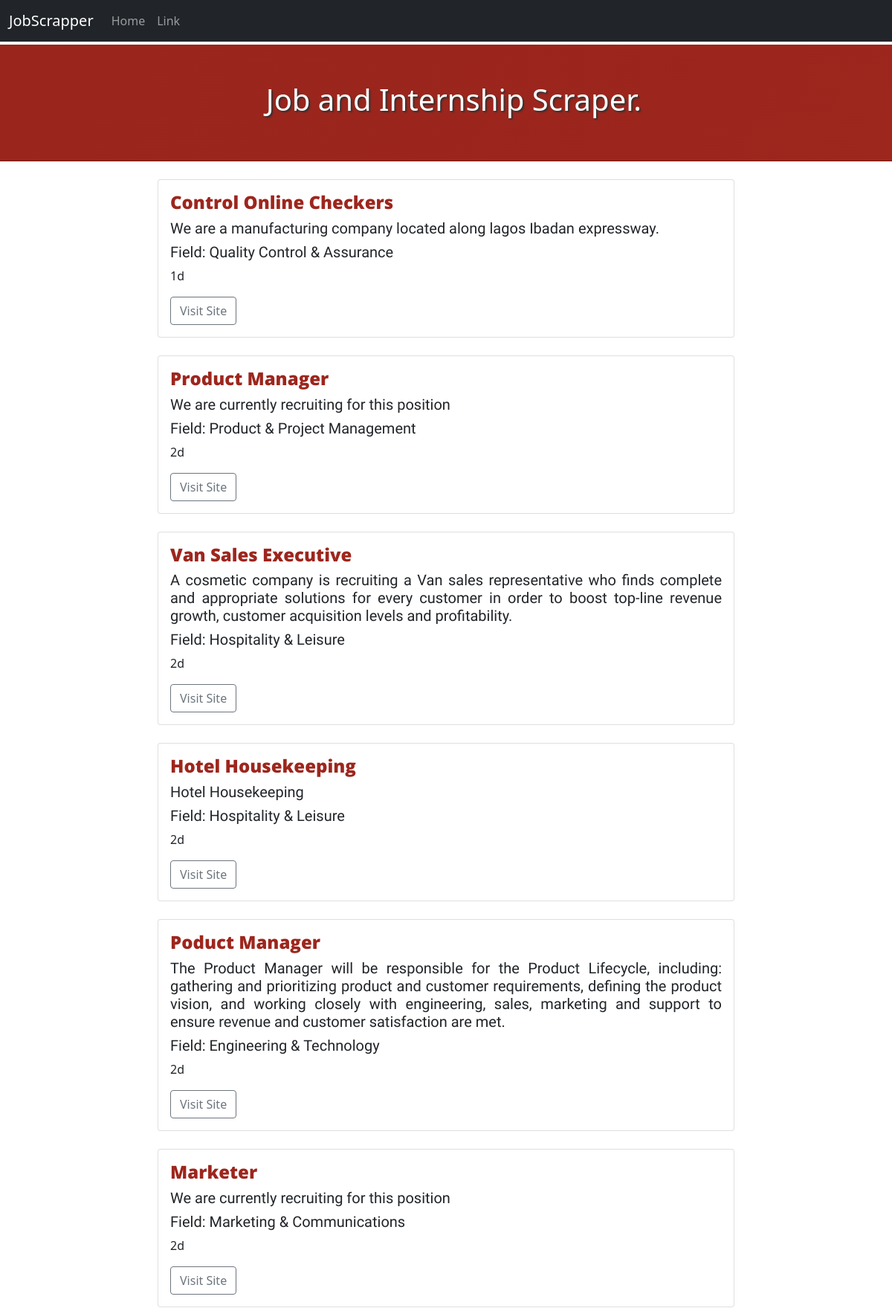
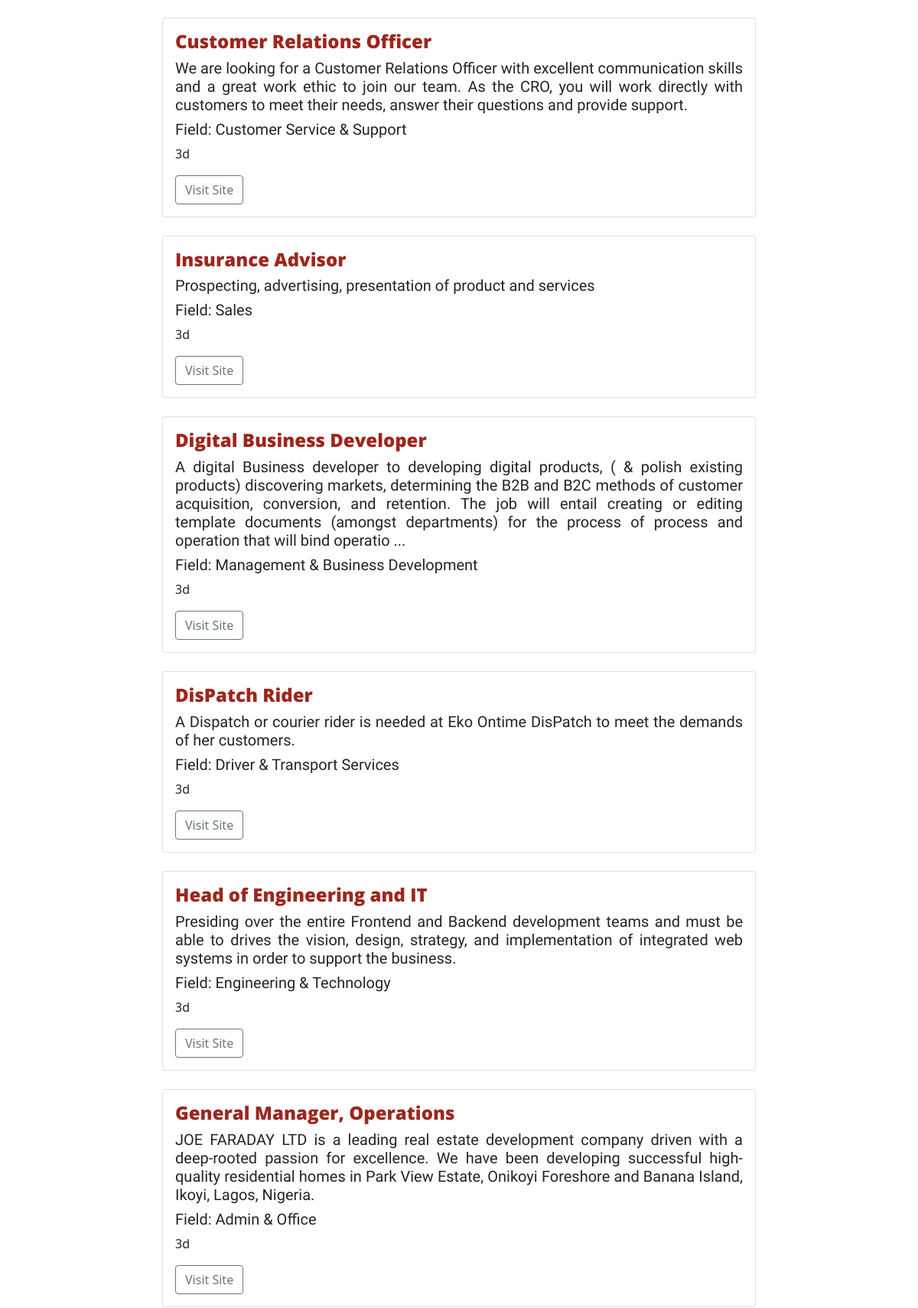
The page / (upper part) on the database its author committed (2 pictures, top to bottom).
### jobapp/models.py (models this page shows, shortened)
class JobModel(models.Model):
	title = models.CharField(max_length=100)
	date = models.CharField(max_length=100)
	description = models.TextField()
	field = models.CharField(max_length=100)
	url = models.URLField()

### jobapp/views.py (the view)
# urls.py: path('', views.index, name='home'),
def index(request):
	objects = JobModel.objects.all()
	return render(request, 'jobapp/index.html', {'objects': objects,})

### jobapp/templates/jobapp/index.html (shortened to what this page needs)
{% extends 'jobapp/base.html'%}
{% load static %}
{% block content %}
{% for obj in objects %}
<div class="row">
  <div class="col-md-8 offset-md-2">
    <div class="card">
      <div class="card-body">
        <h4>{{obj.title}}</h4>
        <h5>{{obj.description}}</h5>
        <h5>Field: {{obj.field}}</h5>
        <p>
{{obj.date}}</p>
        <a href="{{obj.url}}" target="_blank" class="btn btn-outline-secondary">  Visit Site</a>
      </div>
    </div>
  </div>
</div>
<br>
{% endfor %}
{% endblock %}

### jobapp/templates/jobapp/base.html (shortened to what this page needs)
{% load static %}
<!doctype html>
<html lang="en">
  <head>
    <link href="https://cdn.jsdelivr.net/npm/bootstrap@5.0.0-beta1/dist/css/bootstrap.min.css" rel="stylesheet">
    <link href="{% static 'jobs/css/style.css' %}" rel="stylesheet">
    <link href="//netdna.bootstrapcdn.com/twitter-bootstrap/2.3.2/css/bootstrap-combined.no-icons.min.css" rel="stylesheet">
    <link href="//netdna.bootstrapcdn.com/font-awesome/3.2.1/css/font-awesome.css" rel="stylesheet">
  </head>
  <body>
    {% include 'jobapp/navbar.html' %}
    {% include 'jobapp/header.html' %}
    <br>
    <div class="container-fluid">
    {% block content %}
    {% endblock %}
  </div>
  </body>
</html>

### jobapp/templates/jobapp/navbar.html
<nav class="navbar navbar-expand-lg fixed-top text-white navbar-dark bg-dark">
  <div class="container-fluid">
  <a class="navbar-brand" href="#">JobScrapper</a>
  <div class="collapse navbar-collapse" id="navbarSupportedContent">
    <ul class="navbar-nav mr-auto">
      <li class="nav-item active">
        <a class="nav-link" href="#">Home</a>
      </li>
      <li class="nav-item">
        <a class="nav-link" href="#">Link</a>
      </li>
    </ul>
  </div>
</div>
</nav>

### jobapp/templates/jobapp/header.html (shortened to what this page needs)
{% load static %}
<div class="jumbotron jumbotron-fluid">
  <div class="container-fluid">
    <h1>&nbsp; Job and Internship Scraper.</h1>
  </div>
</div>

### static/jobs/css/style.css (style rules this page uses)
body a { text-decoration: none; }
.row h4 { font-family: 'Open Sans', sans-serif; font-weight: 900; color: #9d261d; }
.row h5 { font-family: 'Baloo 2', cursive; text-align: justify; }
.jumbotron { background: #9d261d; border-bottom: 1px solid #721c15; background-color: #99251c; background-repeat: repeat-x; background-image: linear-gradient(-40deg, #9d261d, #99251c); text-shadow: 2px 2px 2px #333333; font-size: 14px; color: white; padding:50px; margin-top: 60px; }
.jumbotron-fluid { padding-left: 0; padding-right:0; }
.jumbotron h1 { text-align: center; }

### rows shown on the page
JobModel: title "Control Online Checkers", description "We are a manufacturing company located along lagos Ibadan expressway.", field "Quality Control & Assurance", date "1d"
JobModel: title "Product Manager", description "We are currently recruiting for this position", field "Product & Project Management", date "2d"
JobModel: title "Van Sales Executive", description "A cosmetic company is recruiting a Van sales representative who finds complete and appropriate solutions for every customer in order to boost top-line revenue growth, customer acquisition levels and profitability.", field "Hospitality & Leisure", date "2d"
JobModel: title "Hotel Housekeeping", description "Hotel Housekeeping", field "Hospitality & Leisure", date "2d"
JobModel: title "Poduct Manager", description "The Product Manager will be responsible for the Product Lifecycle, including: gathering and prioritizing product and customer requirements, defining the product vision, and working closely with engineering, sales, marketing and support to ensure revenue and customer satisfaction are met.", field "Engineering & Technology", date "2d"
JobModel: title "Marketer", description "We are currently recruiting for this position", field "Marketing & Communications", date "2d"
JobModel: title "Customer Relations Officer", description "We are looking for a Customer Relations Officer with excellent communication skills and a great work ethic to join our team. As the CRO, you will work directly with customers to meet their needs, answer their questions and provide support.", field "Customer Service & Support", date "3d"
JobModel: title "Insurance Advisor", description "Prospecting, advertising, presentation of product and services", field "Sales", date "3d"
JobModel: title "Digital Business Developer", description "A digital Business developer to developing digital products, ( & polish existing products) discovering markets, determining the B2B and B2C methods of customer acquisition, conversion, and retention. The job will entail creating or editing template documents (amongst departments) for the process of process and operation that will bind operatio ...", field "Management & Business Development", date "3d"
JobModel: title "DisPatch Rider", description "A Dispatch or courier rider is needed at Eko Ontime DisPatch to meet the demands of her customers.", field "Driver & Transport Services", date "3d"
JobModel: title "Head of Engineering and IT", description "Presiding over the entire Frontend and Backend development teams and must be able to drives the vision, design, strategy, and implementation of integrated web systems in order to support the business.", field "Engineering & Technology", date "3d"
JobModel: title "General Manager, Operations", description "JOE FARADAY LTD is a leading real estate development company driven with a deep-rooted passion for excellence. We have been developing successful high-quality residential homes in Park View Estate, Onikoyi Foreshore and Banana Island, Ikoyi, Lagos, Nigeria.", field "Admin & Office", date "3d"
